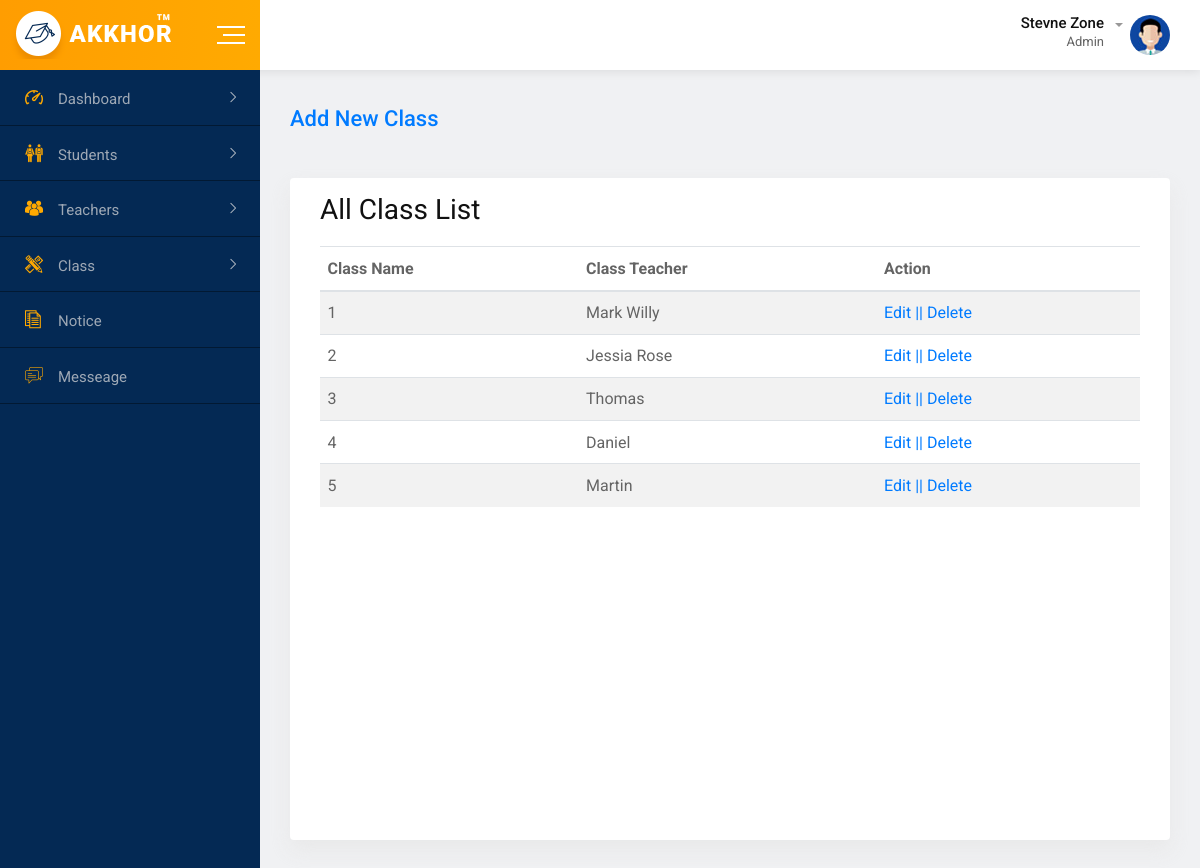
Page /admin/all_class.php on the committed database.
### tables this page shows
CREATE TABLE `class` (
  `c_id` int(11) NOT NULL,
  `name` tinyint(4) NOT NULL,
  `c_teacher` varchar(50) NOT NULL
);

### admin/all_class.php (the view, shortened to what this page needs)
<?php
include_once("../includes/db_config.php");
$sql = "SELECT * FROM class";
$result = $db->query($sql);
?>
<?php include_once("../includes/index_header.php"); ?>
<body>
    <?php include_once("../includes/index_sidebar.php"); ?>
    <div class="dashboard-content-one">
        <div class="breadcrumbs-area">
            <h3><a href="add_class.php" class="">Add New Class</a></h3>
        </div>
        <div class="card" id="tableid">
            <div class="card-body">
                <h2>All Class List</h2>
                <table class="table table-striped bg-white">
                    <thead>
                        <tr>
                            <th>Class Name</th>
                            <th>Class Teacher</th>
                            <th>Action</th>
                        </tr>
                    </thead>
                    <tbody>
                        <?php while ($row = $result->fetch_assoc()) { ?>
                            <tr>
                                <td><?php echo $row["name"]; ?></td>
                                <td><?php echo $row["c_teacher"]; ?></td>
                                <td>
                                    <a href="edit_class.php?id=<?php echo $row["c_id"] ?>" >Edit ||</a>
                                    <a href="delete_class.php?id=<?php echo $row["c_id"] ?>" >Delete</a>
                                </td>
                            </tr>
                        <?php } ?>
                    </tbody>
                </table>
            </div>
        </div>
        <?php include_once("../includes/index_footer.php"); ?>
</body>
</html>

### assets/css/main.css (style rules this page uses)
html { color: #222; font-size: 1em; line-height: 1.4; }

### rows in the picture
class: name "1", c_teacher "Mark Willy"
class: name "2", c_teacher "Jessia Rose"
class: name "3", c_teacher "Thomas"
class: name "4", c_teacher "Daniel"
class: name "5", c_teacher "Martin"
